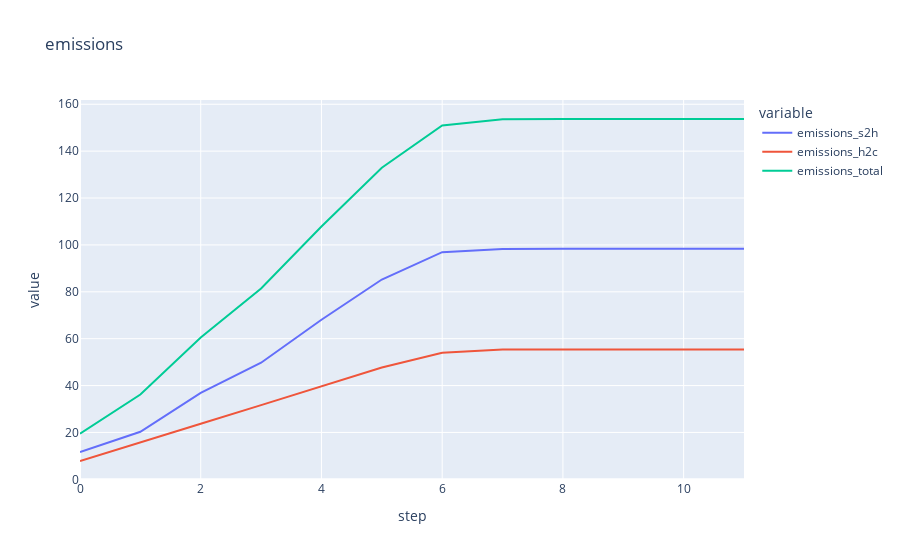

The cell this chart's notebook holds for it:
### Code cell
%%time
parameters_dict = {}
for name in dropdowns.keys(): 
    parameters_dict[name] = dropdowns[name].value

# create and run model 
model = Model(parameters_dict)
for i in range(12): 
    model.step()

model.visualize()

### Figure 1 — Plotly figure (JSON) as saved in the notebook; plotly's stock layout.template omitted (floating-point values rounded to 4 significant figures)
{"data": [{"hovertemplate": "variable=emissions_s2h<br>step=%{x}<br>value=%{y}<extra></extra>", "legendgroup": "emissions_s2h", "line": {"color": "#636efa", "dash": "solid"}, "marker": {"symbol": "circle"}, "mode": "lines", "name": "emissions_s2h", "orientation": "v", "showlegend": true, "type": "scatter", "x": [0, 1, 2, 3, 4, 5, 6, 7, 8, 9, 10, 11], "xaxis": "x", "y": [11.66, 20.29, 36.84, 49.75, 68.06, 85.24, 96.92, 98.25, 98.33, 98.33, 98.33, 98.33], "yaxis": "y"}, {"hovertemplate": "variable=emissions_h2c<br>step=%{x}<br>value=%{y}<extra></extra>", "legendgroup": "emissions_h2c", "line": {"color": "#EF553B", "dash": "solid"}, "marker": {"symbol": "circle"}, "mode": "lines", "name": "emissions_h2c", "orientation": "v", "showlegend": true, "type": "scatter", "x": [0, 1, 2, 3, 4, 5, 6, 7, 8, 9, 10, 11], "xaxis": "x", "y": [7.824, 15.9, 23.71, 31.67, 39.79, 47.7, 54.01, 55.35, 55.37, 55.37, 55.37, 55.37], "yaxis": "y"}, {"hovertemplate": "variable=emissions_total<br>step=%{x}<br>value=%{y}<extra></extra>", "legendgroup": "emissions_total", "line": {"color": "#00cc96", "dash": "solid"}, "marker": {"symbol": "circle"}, "mode": "lines", "name": "emissions_total", "orientation": "v", "showlegend": true, "type": "scatter", "x": [0, 1, 2, 3, 4, 5, 6, 7, 8, 9, 10, 11], "xaxis": "x", "y": [19.49, 36.19, 60.55, 81.42, 107.9, 132.9, 150.9, 153.6, 153.7, 153.7, 153.7, 153.7], "yaxis": "y"}], "layout": {"autosize": true, "legend": {"title": {"text": "variable"}, "tracegroupgap": 0}, "title": {"text": "emissions"}, "xaxis": {"anchor": "y", "autorange": true, "domain": [0, 1], "range": [0, 11], "title": {"text": "step"}, "type": "linear"}, "yaxis": {"anchor": "x", "autorange": true, "domain": [0, 1], "range": [-0.2809, 161.8], "title": {"text": "value"}, "type": "linear"}}}
